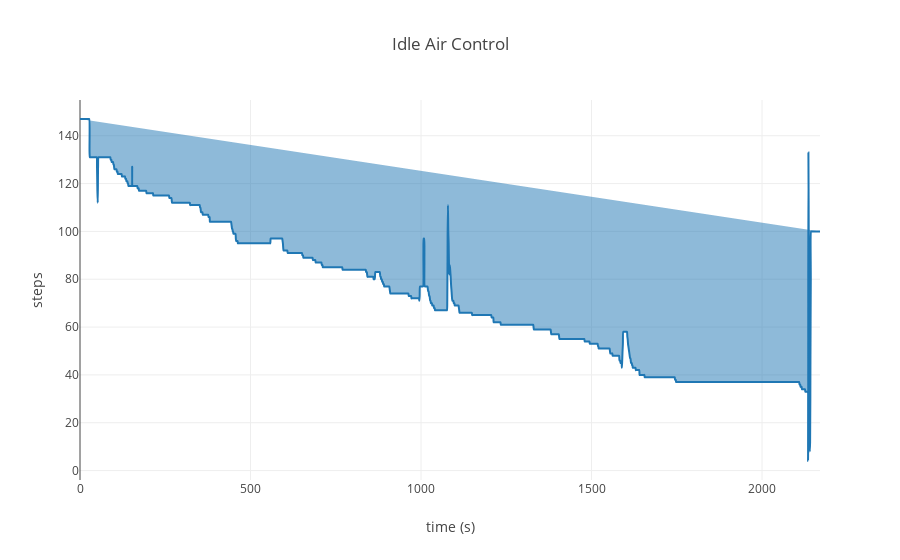

The notebook cell this image was saved under:
### Markdown cell above
Coolant temperature: This shows the coolant temperature as measured by the ECU. If the sensor is open circuit, a default value of about 60°C will be displayed. During engine warm up, the value should rise smoothly from ambient to approximately 90C. Sensor faults may cause several symptoms including poor starting, fast idle speed, poor fuel consumption and cooling fans running continuously.

Inlet air temperature: This shows the temperature measured by the ECU using the inlet air temperature sensor (if fitted). If the sensor is open circuit, then a fixed default value will be displayed. The inlet air temperature is used by the ECU to retard the ignition timing to avoid knock and trim the fuelling when hot. If the sensor is not operating correctly the engine performance may be impaired slightly.

**Coolant Temperature Sensor (CTS)**

The CTS is incorporated in the cooling system, and contains a variable resistance that operates on the NTC principle. When the engine is cold, the resistance is quite high. Once the engine is started and begins to warm-up, the coolant becomes hotter, and this causes a change in the CTS resistance. As the CTS becomes hotter, the resistance of the CTS reduces (NTC principle), and this returns a variable voltage signal to the ECM based upon the coolant temperature. The open-circuit supply to the sensor is at a 5v reference level, and this voltage reduces to a value that depends upon the CTS resistance. Normal operating temperature is usually from 80°C to 100°C. The ECM uses the CTS signal as a main correction factor when calculating ignition timing and injection duration.

**Air Temperature Sensor (ATS)**

The ATS is mounted in the air inlet casing (MPi) or air filter casing (SPi), and measures the air temperature before it enters the inlet manifold. Because the density of air varies in inverse proportion to the temperature, the ATS signal allows more accurate assessment of the volume of air entering the engine. The open-circuit supply to the sensor is at a 5.0v reference level, and the earth path is through the sensor return. The ATS operates on the NTC principle. A variable voltage signal is returned to the ECM based upon the air temperature. This signal is approximately 2.0 to 3.0 volts at an ambient temperature of 20°C, and reduces to about 1.5v as the temperature rises to around 40°C. Although the air filter casing used on SPi models contains a thermal valve system, the air temperature is calculated solely by reference to the ATS.

### Code cell
lr.display_graph(['idle_air_contol_position'], 'Idle Air Control', 'steps')

### Figure 1 — Plotly figure (JSON) as saved in the notebook; plotly's stock layout.template omitted (floating-point values rounded to 4 significant figures; data arrays with more than 128 entries replaced by an {"elided": "..."} marker saying what was removed)
{"data": [{"connectgaps": true, "fill": "toself", "line": {"shape": "spline", "smoothing": 0.8}, "name": "idle_air_contol_position", "type": "scatter", "uid": "7f77fc74-19d3-4088-b055-ee9844a74182", "x": {"elided": "2171 int values"}, "y": {"elided": "2171 int values"}}], "layout": {"autosize": true, "title": {"text": "Idle Air Control"}, "xaxis": {"autorange": true, "range": [0, 2170], "title": {"text": "time (s)"}, "type": "linear"}, "yaxis": {"autorange": true, "range": [-3.944, 154.9], "title": {"text": "steps"}, "type": "linear", "zeroline": false}}}
